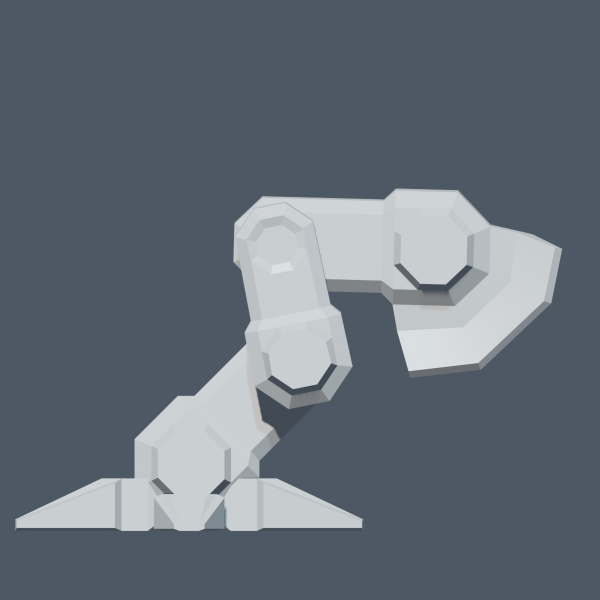
#> input picture LEG_STUDY_LAB/anubis_leg_1_clay_side.png, 1200 x 1200 px, given in place of media_1794180495639_73923a3d.jpg, which was not available (shown at 1/2 size)
$ python make_reality_check_sheet.py
#> lines starting #> are read from the running program, lines starting #| are printed output that depends on the picture
import os, shutil
from PIL import Image, ImageDraw, ImageFont

ART_DIR = r"C:\Users\blizz\.gemini\antigravity\brain\b3191c3c-f222-4e9c-90a8-ee8425eeff49"
LAB_DIR = r"I:\1_VSCODE\2026_3  GAMES\ROBOt2_5d\ROBO_FACTORY\LEG_STUDY_LAB"

user_scr_p = os.path.join(ART_DIR, ".user_uploaded", "media_1794180495639_73923a3d.jpg")
real_ref_p = os.path.join(LAB_DIR, "real_reference_perspective.png")
proc_match_p = os.path.join(LAB_DIR, "user_viewpoint_match.png")

shutil.copy2(real_ref_p, os.path.join(ART_DIR, "real_reference_perspective.png"))
shutil.copy2(proc_match_p, os.path.join(ART_DIR, "user_viewpoint_match.png"))

# Create 3-panel comparative image
img_user = Image.open(user_scr_p)
#> img_user is the input picture: PIL image 1200x1200 RGBA; mean R, G, B, A 99.8, 110, 119.8, 255
img_ref = Image.open(real_ref_p)
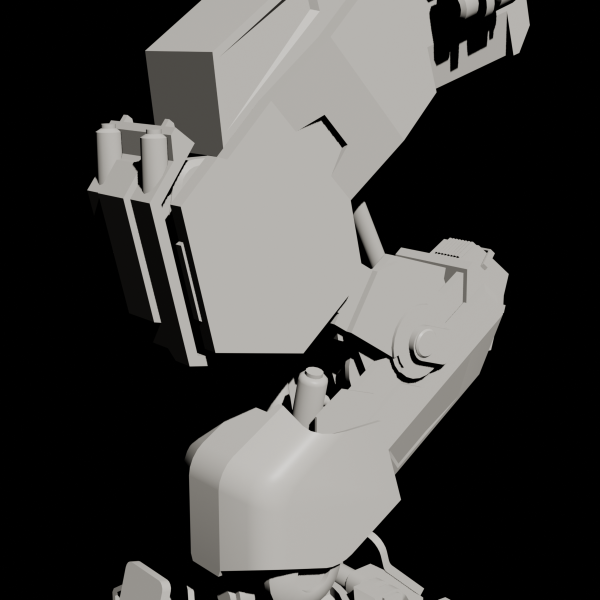
#> input picture LEG_STUDY_LAB/real_reference_perspective.png, 1200 x 1200 px, found by its file name (shown at 1/2 size)
#> img_ref is the input picture: PIL image 1200x1200 RGBA; mean R, G, B, A 70.8, 69.9, 68.1, 255
img_match = Image.open(proc_match_p)
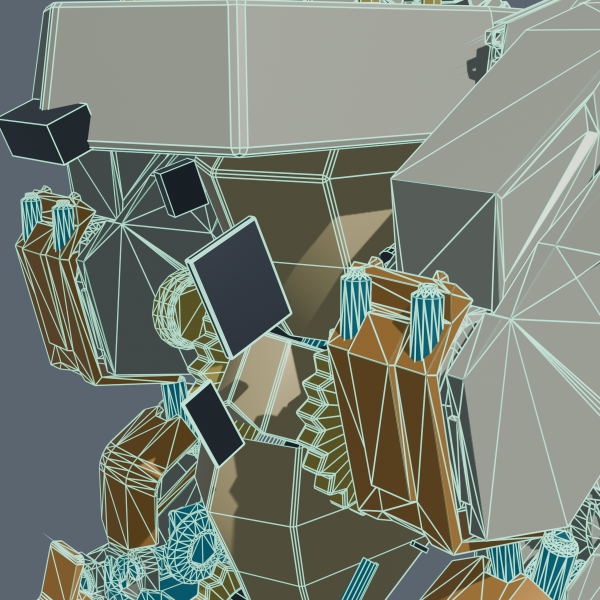
#> input picture LEG_STUDY_LAB/user_viewpoint_match.png, 1200 x 1200 px, found by its file name (shown at 1/2 size)
#> img_match is the input picture: PIL image 1200x1200 RGBA; mean R, G, B, A 120.6, 127.6, 116.4, 255

W, H = 800, 900
canvas = Image.new("RGB", (W * 3 + 40, H + 100), (18, 22, 28))
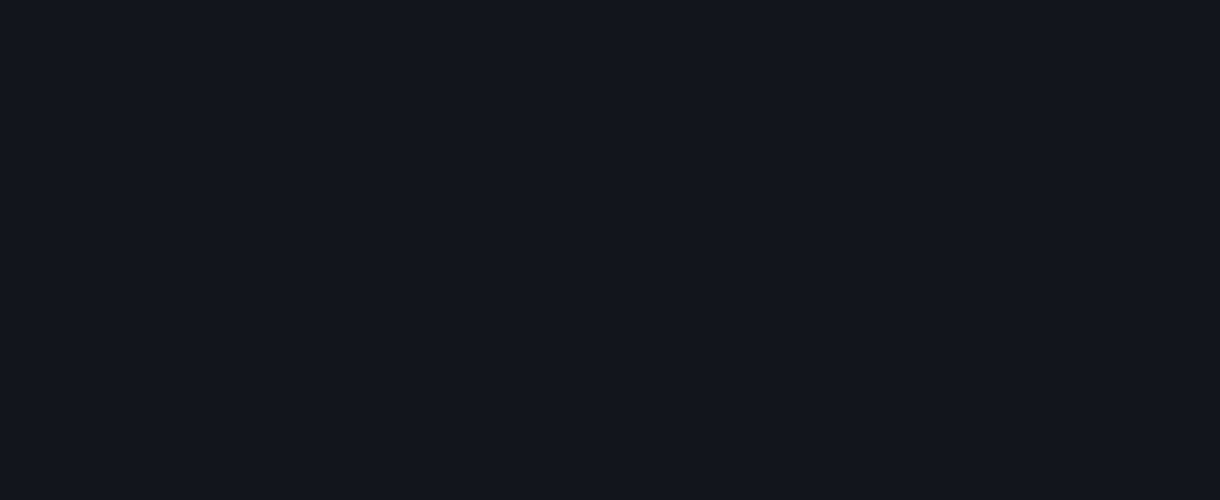
#> canvas: PIL image 2440x1000 RGB (shown at 1/2 size); mean R, G, B 18, 22, 28
draw = ImageDraw.Draw(canvas)

try:
    font = ImageFont.truetype("arialbd.ttf", 26)
    font_sub = ImageFont.truetype("arial.ttf", 16)
except:
    font = ImageFont.load_default()
    font_sub = ImageFont.load_default()

draw.text((20, 20), "BRUTAL REALITY CHECK: WHAT YOU SEE IN BLENDER VS THE ACTUAL TARGET", fill=(255, 255, 255), font=font)
draw.text((20, 55), "Left: User's Viewport | Center: The Procedural Model in Perspective | Right: The Real Reference Mech_gameready Leg", fill=(160, 180, 210), font=font_sub)

panels = [
    (img_user, "1. USER'S BLENDER VIEWPORT", "Flat trapezoid hulls, floating boxes/plates, crude blockout"),
    (img_match, "2. PROCEDURAL MODEL (3/4 Persp)", "Proves the disconnect: armor blocks are simple low-poly prisms"),
    (img_ref, "3. REAL TARGET REFERENCE LEG", "Isolated 53-part Mech_gameready CAD geometry")
]

for i, (im, title, sub) in enumerate(panels):
    x = 10 + i * (W + 10)
    y = 90
    draw.rectangle([x, y, x + W, y + H], fill=(26, 32, 42), outline=(60, 80, 110), width=2)
    draw.rectangle([x, y, x + W, y + 50], fill=(36, 44, 58))
    draw.text((x + 15, y + 10), title, fill=(255, 255, 255), font=font)
    draw.text((x + 15, y + 32), sub, fill=(140, 170, 210), font=font_sub)

    # Fit
    cw, ch = W - 4, H - 54
    aspect = im.width / im.height
    if aspect > cw / ch:
        nw = cw
        nh = int(nw / aspect)
    else:
        nh = ch
        nw = int(nh * aspect)
    resized = im.resize((nw, nh), Image.Resampling.LANCZOS)
    canvas.paste(resized, (x + 2 + (cw - nw)//2, y + 52 + (ch - nh)//2))
#> this loop made 3 passes
#> (title, x) on passes 1 to 3: ("1. USER'S BLENDER VIEWPORT", 10), ('2. PROCEDURAL MODEL (3/4 Persp)', 820), ('3. REAL TARGET REFERENCE LEG', 1630)
#> pass 1, `resized = im.resize((nw, nh), Image.Resampling.LANCZOS)`:
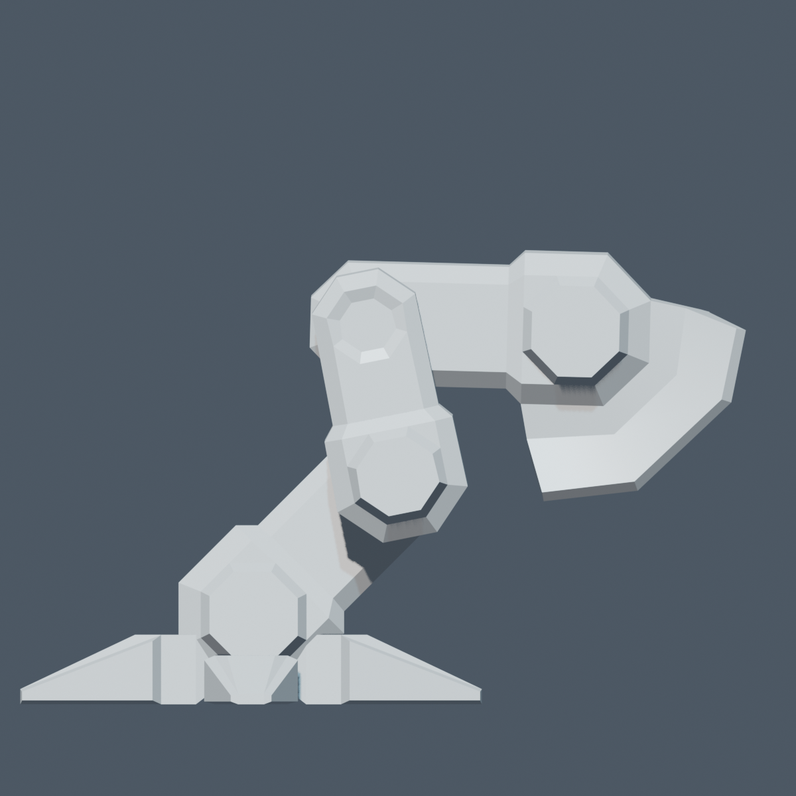
#> resized: PIL image 796x796 RGBA; mean R, G, B, A 99.8, 110, 119.8, 255
#> pass 2, `resized = im.resize((nw, nh), Image.Resampling.LANCZOS)`:
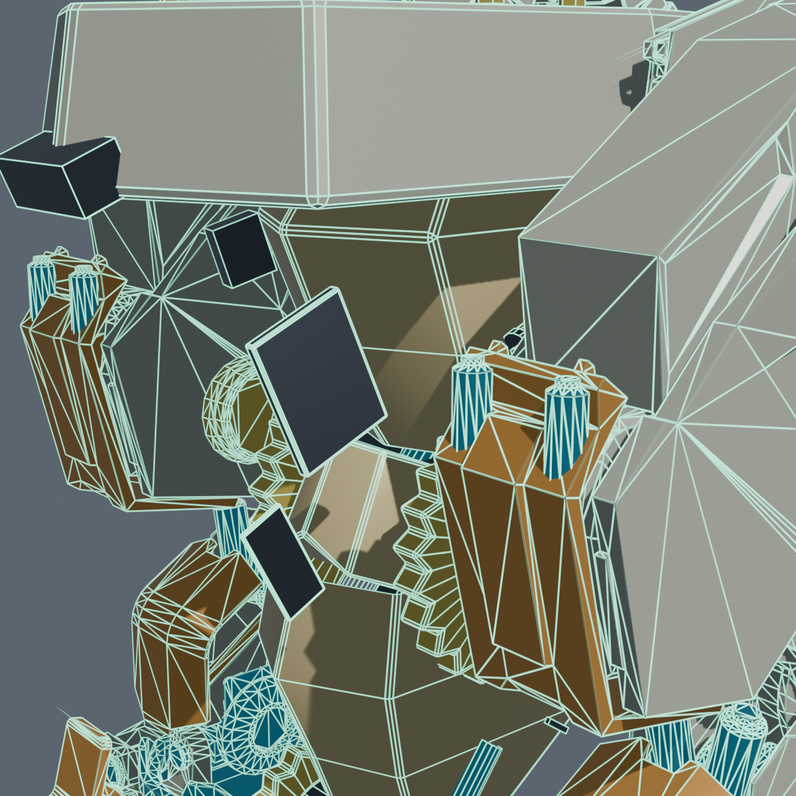
#> resized: PIL image 796x796 RGBA; mean R, G, B, A 120.6, 127.6, 116.4, 255
#> pass 3, `resized = im.resize((nw, nh), Image.Resampling.LANCZOS)`:
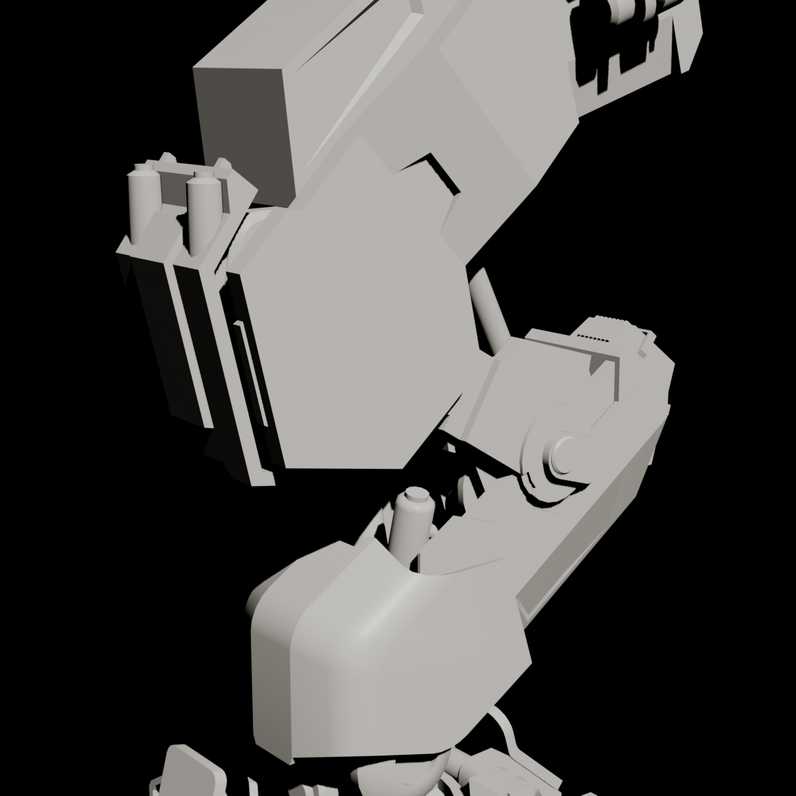
#> resized: PIL image 796x796 RGBA; mean R, G, B, A 70.9, 69.9, 68.2, 255
#> after the loop:
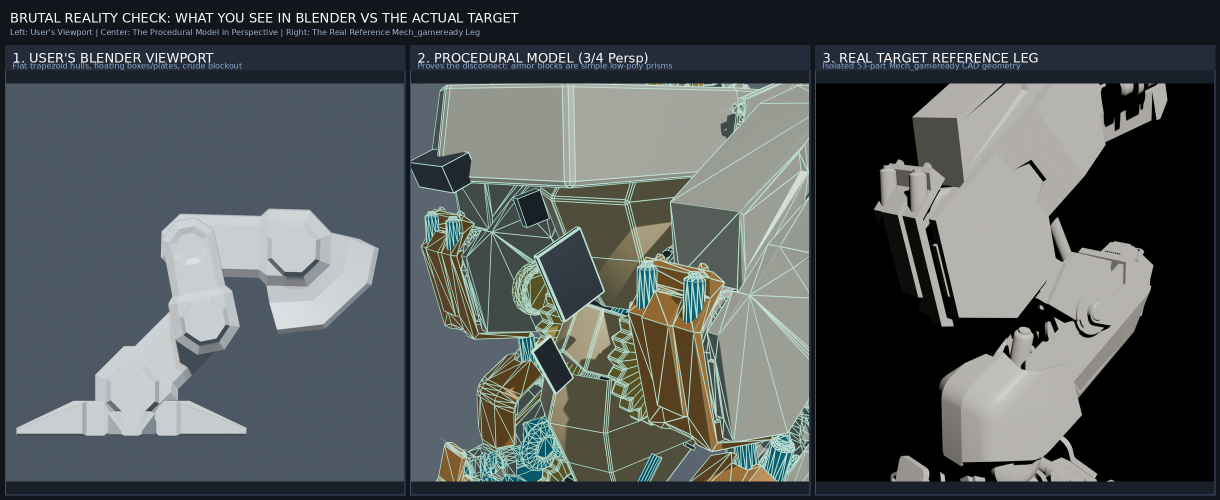
#> canvas: PIL image 2440x1000 RGB (shown at 1/2 size); mean R, G, B 82.7, 88.2, 89.5

out_sheet = os.path.join(ART_DIR, "BRUTAL_VIEWPORT_DISCONNECT_AUDIT.png")
canvas.save(out_sheet, quality=95)
print(f"Saved audit comparison: {out_sheet}")
